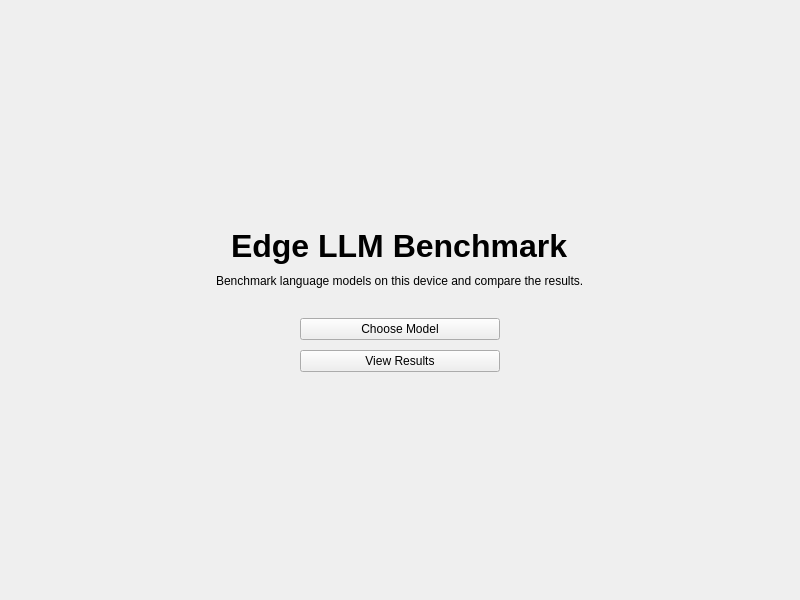
<?xml version="1.0" encoding="UTF-8"?>
<ui version="4.0">
 <class>HomePage</class>
 <widget class="QWidget" name="HomePage">
  <property name="geometry">
   <rect>
    <x>0</x>
    <y>0</y>
    <width>800</width>
    <height>600</height>
   </rect>
  </property>
  <property name="windowTitle">
   <string>HomePage</string>
  </property>
  <layout class="QVBoxLayout" name="mainLayout">
   <property name="spacing">
    <number>10</number>
   </property>
   <property name="leftMargin">
    <number>24</number>
   </property>
   <property name="topMargin">
    <number>24</number>
   </property>
   <property name="rightMargin">
    <number>24</number>
   </property>
   <property name="bottomMargin">
    <number>24</number>
   </property>
   <item>
    <spacer name="verticalSpacer">
     <property name="orientation">
      <enum>Qt::Vertical</enum>
     </property>
     <property name="sizeHint">
      <size>
       <width>20</width>
       <height>40</height>
      </size>
     </property>
    </spacer>
   </item>
   <item alignment="Qt::AlignHCenter">
    <widget class="QLabel" name="titleLabel">
     <property name="text">
      <string>Edge LLM Benchmark</string>
     </property>
     <property name="font">
      <font>
       <pointsize>24</pointsize>
       <bold>true</bold>
      </font>
     </property>
    </widget>
   </item>
   <item alignment="Qt::AlignHCenter">
    <widget class="QLabel" name="descriptionLabel">
     <property name="text">
      <string>Benchmark language models on this device and compare the results.</string>
     </property>
    </widget>
   </item>
   <item>
    <spacer name="verticalSpacer_2">
     <property name="orientation">
      <enum>Qt::Vertical</enum>
     </property>
     <property name="sizeType">
      <enum>QSizePolicy::Fixed</enum>
     </property>
     <property name="sizeHint">
      <size>
       <width>20</width>
       <height>20</height>
      </size>
     </property>
    </spacer>
   </item>
   <item alignment="Qt::AlignHCenter">
    <widget class="QPushButton" name="chooseModelButton">
     <property name="text">
      <string>Choose Model</string>
     </property>
     <property name="minimumSize">
      <size>
       <width>0</width>
       <height>36</height>
      </size>
     </property>
     <property name="minimumSize">
      <size>
       <width>200</width>
       <height>0</height>
      </size>
     </property>
     <property name="maximumSize">
      <size>
       <width>200</width>
       <height>16777215</height>
      </size>
     </property>
    </widget>
   </item>
   <item alignment="Qt::AlignHCenter">
    <widget class="QPushButton" name="viewResultsButton">
     <property name="text">
      <string>View Results</string>
     </property>
     <property name="minimumSize">
      <size>
       <width>0</width>
       <height>36</height>
      </size>
     </property>
     <property name="minimumSize">
      <size>
       <width>200</width>
       <height>0</height>
      </size>
     </property>
     <property name="maximumSize">
      <size>
       <width>200</width>
       <height>16777215</height>
      </size>
     </property>
    </widget>
   </item>
   <item>
    <spacer name="verticalSpacer_3">
     <property name="orientation">
      <enum>Qt::Vertical</enum>
     </property>
     <property name="sizeHint">
      <size>
       <width>20</width>
       <height>40</height>
      </size>
     </property>
    </spacer>
   </item>
  </layout>
 </widget>
 <resources />
 <connections />
</ui>
